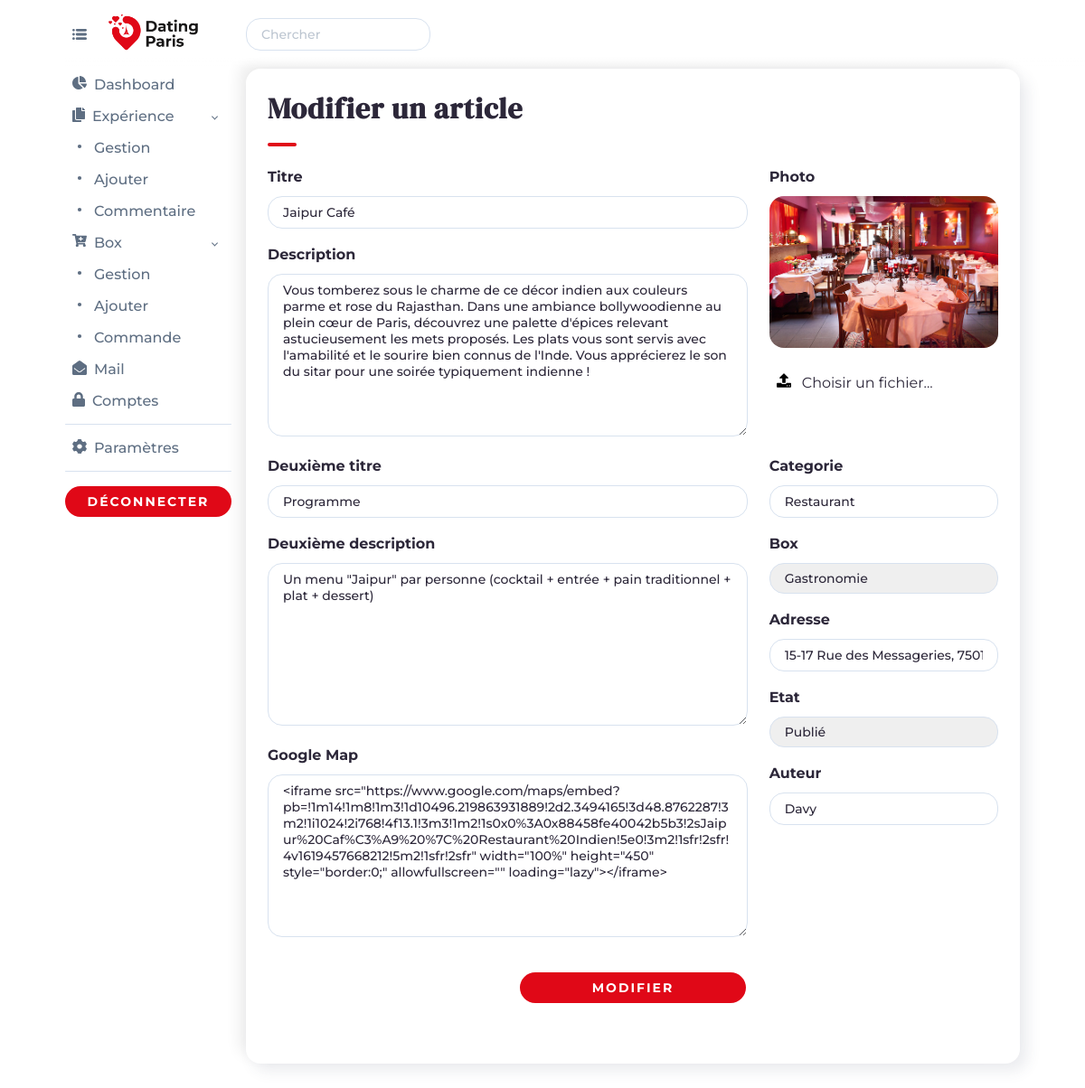
The app's page /admin/modifier-experience?id=1 (signed in), older data.
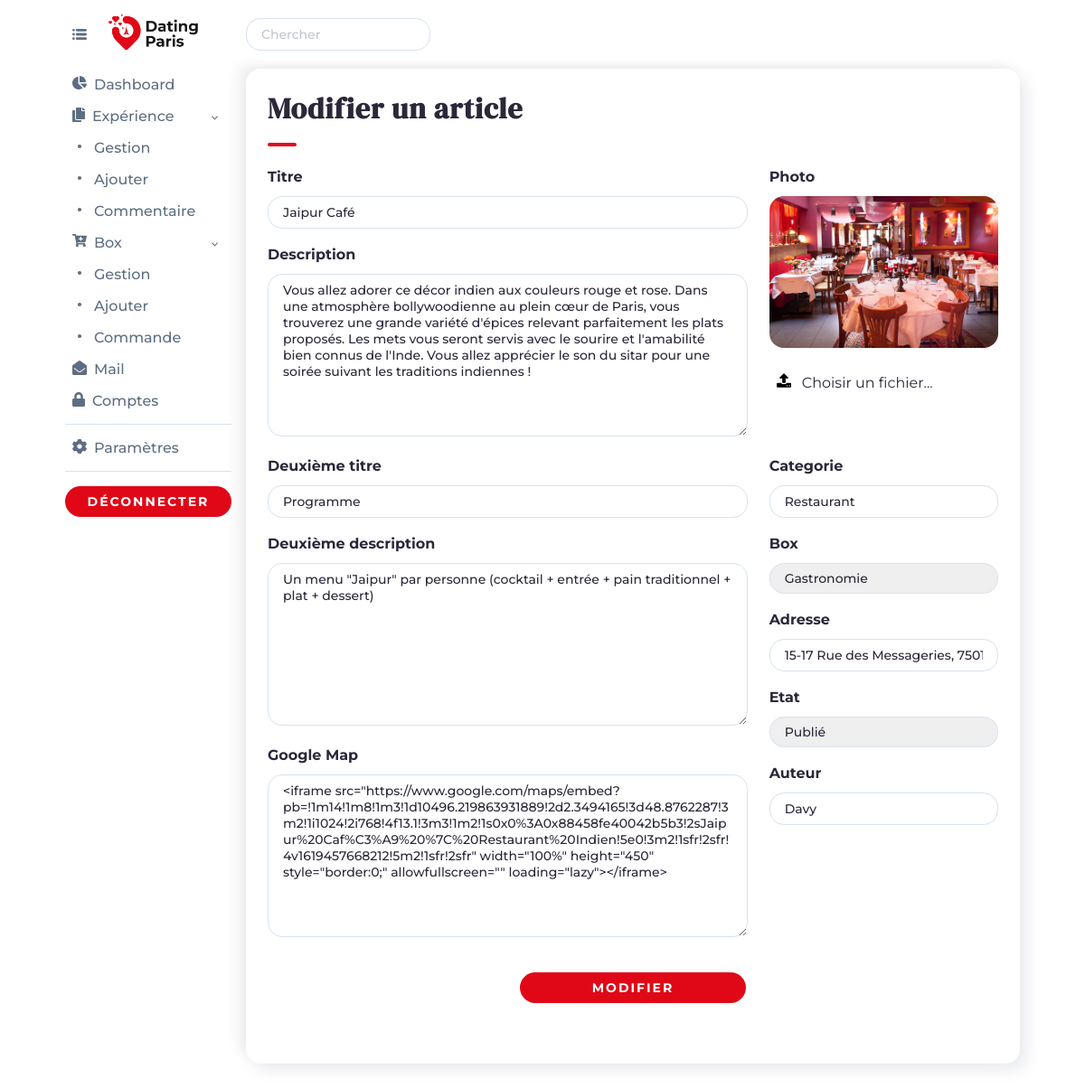
The same page, newer data.
### tables this page shows
CREATE TABLE `article` (
  `id_article` int(11) NOT NULL,
  `titre` varchar(255) NOT NULL,
  `description` text NOT NULL,
  `photo` varchar(255) NOT NULL,
  `titre_info` varchar(255) NOT NULL,
  `description_info` text NOT NULL,
  `categorie` varchar(255) NOT NULL,
  `box` varchar(255) NOT NULL,
  `adresse` varchar(255) NOT NULL,
  `map` text NOT NULL,
  `etat` int(11) NOT NULL,
  `membre_id` int(11) NOT NULL
);

CREATE TABLE `membre` (
  `id_membre` int(11) NOT NULL,
  `nom` varchar(255) NOT NULL,
  `prenom` varchar(255) NOT NULL,
  `email` varchar(255) NOT NULL,
  `mdp` varchar(255) NOT NULL,
  `statut` int(5) NOT NULL,
  `limit_connexion` int(11) NOT NULL,
  `limit_date` date NOT NULL
);

### admin/modifier-experience.php (the view, shortened to what this page needs)
<?php
require_once("../include/init.php");
if (isset($_GET['id'])) {
    $pdo_statement = $pdo_object->prepare("SELECT * FROM article WHERE id_article = :id_article");
    $pdo_statement->bindValue(':id_article', $_GET['id'], PDO::PARAM_INT);
    $pdo_statement->execute();
    $article_array = $pdo_statement->fetch(PDO::FETCH_ASSOC);
    $pdo_statement_3 = $pdo_object->prepare("SELECT * FROM membre WHERE id_membre = :id_membre");
    $pdo_statement_3->bindValue(':id_membre', $article_array['membre_id'], PDO::PARAM_INT);
    $pdo_statement_3->execute();
    $membre_array = $pdo_statement_3->fetch(PDO::FETCH_ASSOC);
}
else {
    header("Location:" . URL . "/admin/gestion-articles");
}
require_once("../include/header-admin.php");
?>
                <div class="block_admin_davy">
                    <h1 class="h1_moyen_davy">Modifier un article</h1>
                    <hr class="anime_scroll_davy">
                    <form method="post" enctype="multipart/form-data">
                        <div class="row">
                            <div class="col-md-8">
                                <label for="titre"><strong>Titre</strong></label><br>
                                <input type="text" id="titre" name="titre" placeholder="Titre" class="width_full_davy" value="<?= $article_array['titre'] ?>"><br><br>
                                <label for="description"><strong>Description</strong></label><br>
                                <textarea id="description" tabindex="5" rows="9" name="description" placeholder="Description" class="width_full_davy"><?= $article_array['description'] ?></textarea><br><br>
                            </div>
                            <div class="col-md-4">
                                <label for="photo"><strong>Photo</strong></label><br>
                                <img class="width_full_davy border_radius_davy" src="<?= URL ?>/images/<?= $article_array['photo'] ?>" alt="<?= $article_array['photo'] ?>"><br>
                                <label for="photo"><img src="<?= URL ?>/images/icon-file.svg" alt="icon" class="icon_admin"> Choisir un fichier...</label>
                            </div>
                        </div>
                        <div class="row">
                            <div class="col-md-8">
                                <label for="titre_info"><strong>Deuxième titre</strong></label><br>
                                <input type="text" id="titre_info" name="titre_info" placeholder="Deuxième titre" class="width_full_davy" value="<?= $article_array['titre_info'] ?>"><br><br>
                                <label for="description_info"><strong>Deuxième description</strong></label><br>
                                <textarea id="description_info" tabindex="5" rows="9" name="description_info" placeholder="Description" class="width_full_davy"><?= $article_array['description_info'] ?></textarea><br><br>
                                <label for="map"><strong>Google Map</strong></label><br>
                                <textarea id="map" tabindex="5" rows="9" name="map" placeholder="Google Map" class="width_full_davy"><?= $article_array['map'] ?></textarea><br><br>
                            </div>
                            <div class="col-md-4">
                                <label for="categorie"><strong>Categorie</strong></label><br>
                                <input type="text" id="categorie" name="categorie" placeholder="Categorie" class="width_full_davy" value="<?= $article_array['categorie'] ?>"><br><br>
                                <label for="box"><strong>Box</strong></label><br>
                                <select id="box" name="box" class="width_full_davy">
                                    <option value="<?= $article_array['box'] ?>"><?= $article_array['box'] ?></option>
                                </select><br><br>
                                <label for="adresse"><strong>Adresse</strong></label><br>
                                <input type="text" id="adresse" name="adresse" placeholder="Adresse" class="width_full_davy" value="<?= $article_array['adresse'] ?>"><br><br>
                                <label for="etat"><strong>Etat</strong></label><br>
                                <select id="etat" name="etat" class="width_full_davy">
                                    <option value="<?= $article_array['etat'] ?>">
                                        <?php if ($article_array['etat'] == 1) {echo "Publié";} ?>
                                    </option>
                                </select><br><br>
                                <label for="membre"><strong>Auteur</strong></label><br>
                                <input type="text" id="membre" name="membre" placeholder="Auteur" class="width_full_davy" value="<?= $membre_array['prenom'] ?>"><br><br>
                            </div>
                        </div>
                        <a aria-label="Valider" class="bouton_anim_davy bouton_envoyer block_center_davy" data-text="Modifier" title="Modifier">
                            <input type="submit" id="modifier" name="modifier" value="Modifier" class="bouton_submit">
                        </a><br>
                    </form>
                </div>
<?php
require_once("../include/footer-admin.php");
?>

### include/header-admin.php (shortened to what this page needs)
<!DOCTYPE html>
<html lang="fr">
    <head>
        <link rel="stylesheet" href="<?= URL ?>/include/css/style_nav_mobile.css">
        <link rel="stylesheet" href="<?= URL ?>/include/css/style_bootstrap-grid.min.css">
        <link rel="stylesheet" href="<?= URL ?>/include/css/style_bouton.css">
        <link rel="stylesheet" href="<?= URL ?>/include/css/style.css">
        <link rel="stylesheet" href="<?= URL ?>/include/css/style_admin.css">
    </head>
    <body class="body_admin_davy">
        <div class="container">
            <div class="header_sidebar_admin_davy py-3 fixed_top_davy">
                <a href="<?= URL ?>" title="Accueil" class="ms-3">
                    <img class="nav_icon_logo_admin_davy" src="<?= URL ?>/images/logo-dating-paris-min.png" alt="Logo">
                </a>
            </div>
            <div class="header_main_admin_davy py-3 fixed_top_davy">
                <form method="post" class="chercher_admin_davy">
                    <input type="text" id="chercher" name="chercher" placeholder="Chercher">
                </form>
            </div>
        </div>
        <div class="container">
            <div class="sidebar_admin_davy mt-5 pe-3 fixed_top_davy">
                <div class="block_accordion_davy">
                    <a href="<?= URL ?>/admin/dashboard" title="Dashboard">
                        <button class="accordion_davy"> <span class="lien_panel_davy">Dashboard</span></button>
                    </a>
                </div>
                <div class="block_accordion_davy">
                    <button class="accordion_davy fleche_accordion_davy"> <span class="lien_panel_davy">Expérience</span></button>
                </div>
                <div class="panel_davy">
                    <a href="<?= URL ?>/admin/gestion-experiences" title="Gestion expériences"><svg version="1.1" xmlns="http://www.w3.org/2000/svg" xmlns:xlink="http://www.w3.org/1999/xlink" x="0px" y="0px" viewBox="0 0 500 500" style="enable-background:new 0 0 500 500;" xml:space="preserve" class="icon_admin"><circle fill="currentColor" cx="250" cy="250" r="65"/></svg> <span class="lien_panel_davy">Gestion</span></a>
                    <a href="<?= URL ?>/admin/ajouter-experience" title="Ajouter expérience"><svg version="1.1" xmlns="http://www.w3.org/2000/svg" xmlns:xlink="http://www.w3.org/1999/xlink" x="0px" y="0px" viewBox="0 0 500 500" style="enable-background:new 0 0 500 500;" xml:space="preserve" class="icon_admin"><circle fill="currentColor" cx="250" cy="250" r="65"/></svg> <span class="lien_panel_davy">Ajouter</span></a>
                    <a href="<?= URL ?>/admin/gestion-commentaires" title="Gestion commentaires"><svg version="1.1" xmlns="http://www.w3.org/2000/svg" xmlns:xlink="http://www.w3.org/1999/xlink" x="0px" y="0px" viewBox="0 0 500 500" style="enable-background:new 0 0 500 500;" xml:space="preserve" class="icon_admin"><circle fill="currentColor" cx="250" cy="250" r="65"/></svg> <span class="lien_panel_davy">Commentaire</span></a>
                </div>
                <div class="block_accordion_davy">
                    <button class="accordion_davy fleche_accordion_davy"> <span class="lien_panel_davy">Box</span></button>
                </div>
                <div class="panel_davy">
                    <a href="<?= URL ?>/admin/gestion-box" title="Gestion Box"><svg version="1.1" xmlns="http://www.w3.org/2000/svg" xmlns:xlink="http://www.w3.org/1999/xlink" x="0px" y="0px" viewBox="0 0 500 500" style="enable-background:new 0 0 500 500;" xml:space="preserve" class="icon_admin"><circle fill="currentColor" cx="250" cy="250" r="65"/></svg> <span class="lien_panel_davy">Gestion</span></a>
                    <a href="<?= URL ?>/admin/ajouter-box" title="Ajouter Box"><svg version="1.1" xmlns="http://www.w3.org/2000/svg" xmlns:xlink="http://www.w3.org/1999/xlink" x="0px" y="0px" viewBox="0 0 500 500" style="enable-background:new 0 0 500 500;" xml:space="preserve" class="icon_admin"><circle fill="currentColor" cx="250" cy="250" r="65"/></svg> <span class="lien_panel_davy">Ajouter</span></a>
                    <a href="<?= URL ?>/admin/gestion-commandes" title="Commande"><svg version="1.1" xmlns="http://www.w3.org/2000/svg" xmlns:xlink="http://www.w3.org/1999/xlink" x="0px" y="0px" viewBox="0 0 500 500" style="enable-background:new 0 0 500 500;" xml:space="preserve" class="icon_admin"><circle fill="currentColor" cx="250" cy="250" r="65"/></svg> <span class="lien_panel_davy">Commande</span></a>
                </div>
                <div class="block_accordion_davy">
                    <a href="<?= URL ?>/admin/gestion-mails" title="Mail">
                        <button class="accordion_davy"> <span class="lien_panel_davy">Mail</span></button>
                    </a>
                </div>
                <div class="block_accordion_davy">
                    <a href="<?= URL ?>/admin/gestion-comptes" title="Comptes">
                        <button class="accordion_davy"> <span class="lien_panel_davy">Comptes</span></button>
                    </a>
                </div>
                <hr class="hr_admin_davy">
                <div class="block_accordion_davy">
                    <button class="accordion_davy"> <span class="lien_panel_davy">Paramètres</span></button>
                </div>
                <hr class="hr_admin_davy">
                <form method="post" id="bouton_deconnecter_davy">
                    <a aria-label="Quitter" class="bouton_anim_davy bouton_envoyer block_center_davy width_full_davy" data-text="Déconnecter" title="Déconnecter">
                        <input type="submit" id="deconnexion" name="deconnexion" value="Déconnecter" class="bouton_submit">
                    </a>
                </form>
            </div>
            <div class="main_admin_davy">

### include/footer-admin.php (shortened to what this page needs)
            </div>
        </div>
        <footer>
            <div style="height: 128px;"></div>
        </footer>
    </body>
</html>

### include/css/style_bouton.css (style rules this page uses)
.bouton_anim_davy { color: white; background: #E00817; display: inline-block; position: relative; text-align: center; text-decoration: none; width: 250px; font-size: 14px; font-weight: 700; padding: 8px 0px; border-radius: 32px; }
.bouton_anim_davy:before { content: attr(data-text); text-transform: uppercase; position: absolute; transform: translate(0px, 0px); left: 0; width: 100%; font-size: 14px; letter-spacing: 2px; opacity: 1; transition: 0.25s cubic-bezier(0.5, -1, 0.5, 2); }
.bouton_envoyer { position: relative; }
.bouton_submit { cursor: pointer; color: rgba(0, 0, 0, 0); background: rgba(0, 0, 0, 0); position: absolute; border: none; top: 0; left: 0; height: 100%; width: 100%; }

### include/css/style.css (style rules this page uses)
* { box-sizing: border-box; font-family: 'Montserrat', sans-serif; }
html { scroll-behavior: smooth; }
body { color: #2c2739; margin: 0; }
h1, h2 { font-family: 'DM Serif Display', serif; font-size: 48px; font-weight: 900; letter-spacing: 1px; line-height: 1.3em; margin: 0; }
.h1_moyen_davy, .h2_moyen_davy { font-size: 32px; font-weight: 700; }
p, a { font-size: 16px; }
a { color: #2c2739; text-decoration: none; cursor: pointer; font-weight: 700; }
label { display: inline-block; margin-bottom: 12px; }
input, textarea, select, .input_davy { color: #2c2739; border: 1px solid #d8e2ef; font-size: 14px; font-weight: 500; padding: 8px 16px; border-radius: 16px; }
textarea { overflow: auto; resize: vertical; }
input::placeholder, textarea::placeholder { color: #bdc6d1; font-weight: 500; }
input[type=submit] { cursor: pointer; }
input[type=file] + label { display: block; cursor: pointer; }
select { -webkit-appearance: none; -moz-appearance: none; appearance: none; }
hr { background: #E00A18; border: 0; height: 4px; width: 32px; margin: 16px 0px 24px 0px; border-radius: 32px; }
.hr_admin_davy { background: #d8e2ef; border: 0; height: 1px; width: 100%; margin: 8px 0px; border-radius: 32px; }
.width_full_davy { width: 100%; }
.block_center_davy { display: block; margin: 16px auto 24px auto; }
.fixed_top_davy { position: fixed; top: 0; }
.border_radius_davy, iframe { border-radius: 16px; }
.container { width: 90%; }

### include/css/style_admin.css (style rules this page uses)
.block_admin_davy { background: #ffffff; padding: 24px; border-radius: 16px; box-shadow: 8px 8px 16px rgba(59, 65, 94, 0.1), -8px -8px 16px rgba(0, 0, 0, 0.07); }
.nav_icon_logo_admin_davy { height: 40px; }
.sidebar_admin_davy, .header_sidebar_admin_davy { width: 200px; height: 100vh; overflow: auto; }
.main_admin_davy, .header_main_admin_davy { width: calc(100% - 200px); margin-left: 200px; }
.sidebar_admin_davy, .main_admin_davy { margin-top: 76px; }
.header_sidebar_admin_davy, .header_main_admin_davy { display: flex; align-content: center; align-items: center; background: linear-gradient(white, white, white, white, white, rgba(255, 255, 255, 0)); height: 76px; }
.icon_admin { max-width: 16px; max-height: 16px; margin: 0px 8px; }
.accordion_davy, .panel_davy a { cursor: pointer; color: #5e6e82; background: none; border: none; outline: none; text-align: left; display: flex; align-content: center; padding: 8px 0px; width: 100%; transition: 0.4s; font-weight: 500; font-size: 16px; }
.block_accordion_davy { display: block; position: relative; }
.fleche_accordion_davy:after { content: ''; display: block; position: absolute; border-right: 1px solid #5e6e82; border-bottom: 1px solid #5e6e82; transform: translateY(-50%) rotate(45deg); transition: all 0.2s ease-in-out; top: 50%; right: 16px; height: 4px; width: 4px; }
.bouton_menu_davy { cursor: pointer; color: #5e6e82; width: 16px; height: 16px; margin: 0px 8px; }

Row changes from the older to the newer data that the page shows:
changed article "Jaipur Café": description "Vous tomberez sous le charme de ce décor indien aux couleurs parme et rose du Rajasthan. Dans une ambiance bollywoodienne au plein cœur de Paris, découvrez une palette d'épices relevant astucieusement les mets proposés. Les plats vous sont servis avec l'amabilité et le sourire bien connus de l'Inde. Vous apprécierez le son du sitar pour une soirée typiquement indienne !" → "Vous allez adorer ce décor indien aux couleurs rouge et rose. Dans une atmosphère bollywoodienne au plein cœur de Paris, vous trouverez une grande variété d'épices relevant parfaitement les plats proposés. Les mets vous seront servis avec le sourire et l'amabilité bien connus de l'Inde. Vous allez apprécier le son du sitar pour une soirée suivant les traditions indiennes !"
